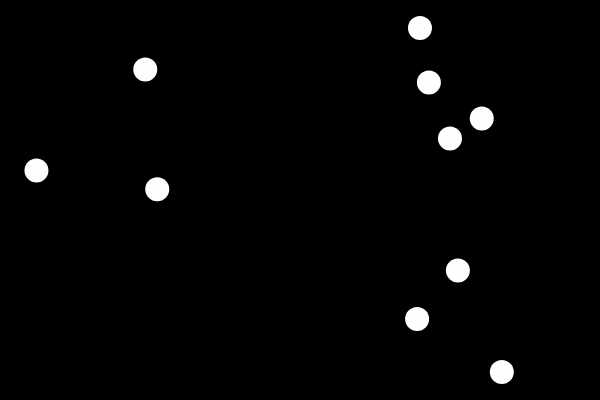
Frame 1 (no input)
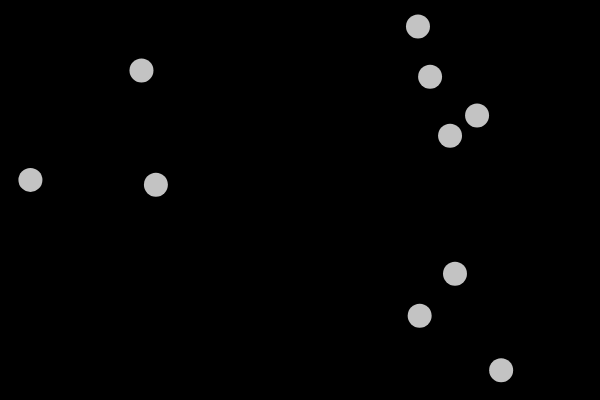
Frame 60 (no input)
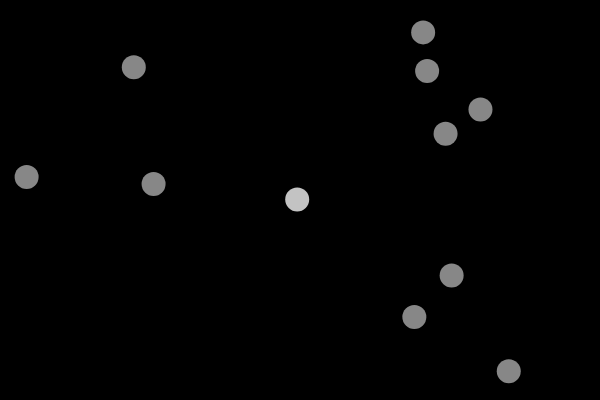
Frame 120 (the mouse pressed at the canvas centre since frame 60)

The p5.js sketch that drew these frames (run headless with seeded random() and noise() and a simulated clock; from frame 60 on, the mouse is pressed at the canvas centre):

// p5.js sketch
// ── sketch.js
var bubbles = [];

function setup() {
  createCanvas(600, 400);
  for (var i = 0; i < 10; i++) {
    bubbles.push(new Bubble(random(width), random(height)));
  }
}

function draw() {
  background(0);
  for (var i = bubbles.length - 1; i >= 0; i--)   {
    bubbles[i].update();
    bubbles[i].display();
  if (bubbles[i].isFinished()){
    bubbles.splice(i, 1);
  }
  }

}

function mousePressed() {
  bubbles.push(new Bubble(mouseX, mouseY));

}

function mouseDragged() {
  bubbles.push(new Bubble(mouseX, mouseY));
}

function keyPressed() {
  bubbles.splice(0, 1);
  //from index, how many
}
// ── bubble.js
function Bubble(x, y) {
  this.x = x;
  this.y = y;
  this.col = color(255, 100);
  this.lifeSpan = 255;
  
  this.display = function() {
    // stroke(150);
    noStroke();
    fill(this.lifeSpan);
    ellipse(this.x, this.y, 24, 24);
  }
  
  this.update = function() {
    this.x = this.x + random(-1, 1);
    this.y = this.y + random(-1, 1);
    this.lifeSpan -= 1;
  }
  
  this.isFinished = function() {
    if (this.lifeSpan < 0){
      return true;
    }else {
      return false;
    }
  }
}
